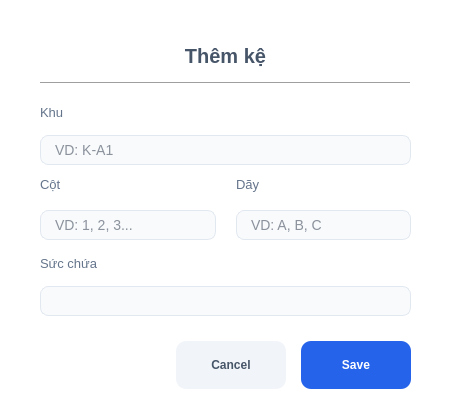
<?xml version="1.0" encoding="UTF-8"?>
<ui version="4.0">
 <class>dlg_add_shelf</class>
 <widget class="QDialog" name="dlg_add_shelf">
  <property name="windowModality">
   <enum>Qt::ApplicationModal</enum>
  </property>
  <property name="geometry">
   <rect>
    <x>0</x>
    <y>0</y>
    <width>450</width>
    <height>420</height>
   </rect>
  </property>
  <property name="minimumSize">
   <size>
    <width>450</width>
    <height>420</height>
   </size>
  </property>
  <property name="maximumSize">
   <size>
    <width>450</width>
    <height>420</height>
   </size>
  </property>
  <property name="windowTitle">
   <string>Thêm kệ mới</string>
  </property>
  <property name="styleSheet">
   <string notr="true">
    QDialog { background-color: #FFFFFF; }
    QLabel { color: #64748B; font-weight: normal; font-size: 13px; }
    QLineEdit {
        background-color: #F8FAFC;
        border: 1px solid #E2E8F0;
        border-radius: 8px;
        padding-left: 12px;
        color: #1E293B;
        font-size: 14px;
    }
    QLineEdit:focus { border: 1px solid #2563EB; background-color: #FFFFFF; }
   </string>
  </property>
  <widget class="QLabel" name="lbl_title">
   <property name="geometry">
    <rect>
     <x>40</x>
     <y>30</y>
     <width>371</width>
     <height>51</height>
    </rect>
   </property>
   <property name="styleSheet">
    <string notr="true">font-size: 20px; color: #475569; font-weight: bold;</string>
   </property>
   <property name="text">
    <string>Thêm kệ</string>
   </property>
   <property name="alignment">
    <set>Qt::AlignCenter</set>
   </property>
  </widget>
  <widget class="Line" name="line_header">
   <property name="geometry">
    <rect>
     <x>40</x>
     <y>75</y>
     <width>370</width>
     <height>16</height>
    </rect>
   </property>
   <property name="orientation">
    <enum>Qt::Horizontal</enum>
   </property>
  </widget>
  <widget class="QWidget" name="">
   <property name="geometry">
    <rect>
     <x>40</x>
     <y>335</y>
     <width>371</width>
     <height>61</height>
    </rect>
   </property>
   <layout class="QHBoxLayout" name="layout_actions">
    <property name="spacing">
     <number>15</number>
    </property>
    <item>
     <spacer name="spacer_h">
      <property name="orientation">
       <enum>Qt::Horizontal</enum>
      </property>
      <property name="sizeHint" stdset="0">
       <size>
        <width>40</width>
        <height>20</height>
       </size>
      </property>
     </spacer>
    </item>
    <item>
     <widget class="QPushButton" name="btn_secondary">
      <property name="minimumSize">
       <size>
        <width>110</width>
        <height>48</height>
       </size>
      </property>
      <property name="styleSheet">
       <string notr="true">background-color: #F1F5F9; color: #475569; border-radius: 10px; font-weight: bold;</string>
      </property>
      <property name="text">
       <string>Cancel</string>
      </property>
     </widget>
    </item>
    <item>
     <widget class="QPushButton" name="btn_primary">
      <property name="minimumSize">
       <size>
        <width>110</width>
        <height>48</height>
       </size>
      </property>
      <property name="styleSheet">
       <string notr="true">background-color: #2563EB; color: white; border-radius: 10px; font-weight: bold;</string>
      </property>
      <property name="text">
       <string>Save</string>
      </property>
     </widget>
    </item>
   </layout>
  </widget>
  <widget class="QWidget" name="">
   <property name="geometry">
    <rect>
     <x>40</x>
     <y>95</y>
     <width>371</width>
     <height>221</height>
    </rect>
   </property>
   <layout class="QVBoxLayout" name="verticalLayout_3">
    <item>
     <layout class="QVBoxLayout" name="verticalLayout">
      <item>
       <widget class="QLabel" name="lbl_id">
        <property name="text">
         <string>Khu</string>
        </property>
       </widget>
      </item>
      <item>
       <widget class="QLineEdit" name="txt_shelf_id">
        <property name="minimumSize">
         <size>
          <width>100</width>
          <height>30</height>
         </size>
        </property>
        <property name="placeholderText">
         <string>VD: K-A1</string>
        </property>
       </widget>
      </item>
     </layout>
    </item>
    <item>
     <layout class="QGridLayout" name="grid_row_col">
      <property name="horizontalSpacing">
       <number>20</number>
      </property>
      <property name="verticalSpacing">
       <number>12</number>
      </property>
      <item row="1" column="1">
       <widget class="QLabel" name="lbl_row">
        <property name="text">
         <string>Dãy</string>
        </property>
       </widget>
      </item>
      <item row="1" column="0">
       <widget class="QLabel" name="lbl_col">
        <property name="text">
         <string>Cột</string>
        </property>
       </widget>
      </item>
      <item row="5" column="0">
       <widget class="QLineEdit" name="txt_shelf_col">
        <property name="minimumSize">
         <size>
          <width>50</width>
          <height>30</height>
         </size>
        </property>
        <property name="placeholderText">
         <string>VD: 1, 2, 3...</string>
        </property>
       </widget>
      </item>
      <item row="5" column="1">
       <widget class="QLineEdit" name="txt_shelf_row">
        <property name="minimumSize">
         <size>
          <width>50</width>
          <height>30</height>
         </size>
        </property>
        <property name="placeholderText">
         <string>VD: A, B, C</string>
        </property>
       </widget>
      </item>
     </layout>
    </item>
    <item>
     <layout class="QVBoxLayout" name="verticalLayout_2">
      <item>
       <widget class="QLabel" name="lbl_capacity">
        <property name="text">
         <string>Sức chứa</string>
        </property>
       </widget>
      </item>
      <item>
       <widget class="QLineEdit" name="txt_shelf_capacity">
        <property name="minimumSize">
         <size>
          <width>100</width>
          <height>30</height>
         </size>
        </property>
       </widget>
      </item>
     </layout>
    </item>
   </layout>
  </widget>
 </widget>
 <resources/>
 <connections/>
</ui>
